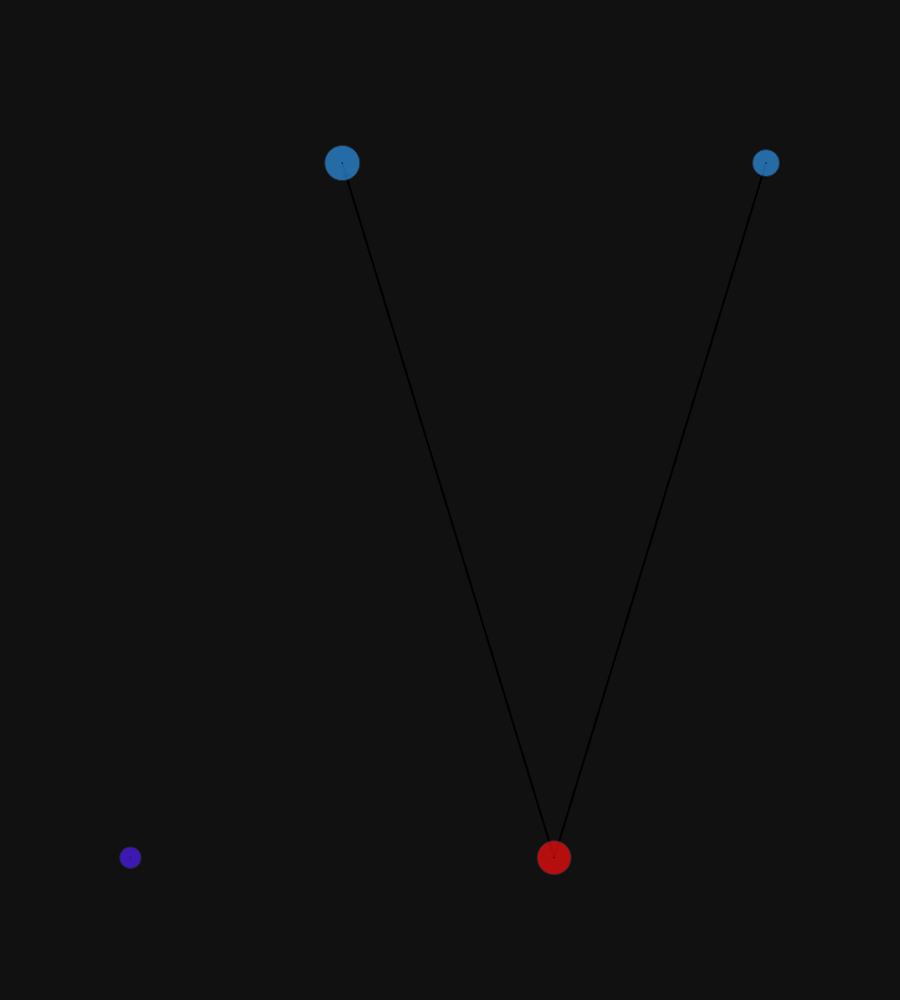
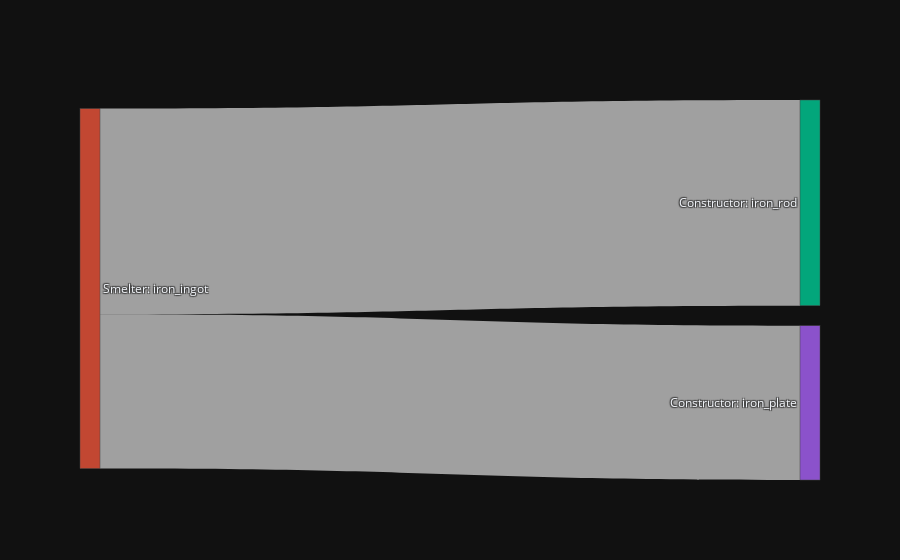

The cell these charts' notebook holds for them, in order:
### Code cell
available_machines = make_recipes(BASE_CONFIG, machine_mapping)
available_machines = [*available_machines.core]
Machine.autobind(available_machines)

target_product = MaterialSpec(iron_plate=1, iron_rod=2)
target_available = MaterialSpec(iron_ore=360)
solution = Process.from_inputs(target_available,
                               target_product,
                               available_machines)

plot_process(solution, Graph.layout_reingold_tilford)
plot_sankey(solution)
display(HTML(recipe_summary(solution)))

### Figure 1 — Plotly figure (JSON) as saved in the notebook; plotly's stock layout.template omitted (floating-point values rounded to 4 significant figures)
{"data": [{"hoverinfo": "none", "line": {"shape": "spline"}, "marker": {"angleref": "previous", "color": "black", "size": 10, "standoff": 10, "symbol": "arrow-wide"}, "mode": "lines+markers", "showlegend": false, "type": "scatter", "x": [0.5, 0, null, 0.5, 1, null], "y": [1, 2, null, 1, 2, null]}, {"hovertemplate": "%{text}<extra></extra>", "marker": {"color": ["#511CFB", "#FB0D0D", "#2E91E5", "#2E91E5"], "size": [21.46, 34.08, 35.23, 27.17], "symbol": "circle-dot"}, "mode": "markers", "showlegend": false, "text": ["\nAggregator<br>\nRecipe: input<br>\nScale: 1\n", "\nSmelter<br>\nRecipe: iron_ingot<br>\nScale: 12.0\n", "\nConstructor<br>\nRecipe: iron_rod<br>\nScale: 13.7143\n", "\nConstructor<br>\nRecipe: iron_plate<br>\nScale: 5.1429\n"], "type": "scatter", "x": [-0.5, 0.5, 0, 1], "y": [1, 1, 2, 2]}], "layout": {"autosize": true, "height": 1000, "xaxis": {"showgrid": false, "visible": false, "zeroline": false}, "yaxis": {"showgrid": false, "visible": false, "zeroline": false}}}

### Figure 2 — Plotly figure (JSON) as saved in the notebook; plotly's stock layout.template omitted (floating-point values rounded to 4 significant figures)
{"data": [{"link": {"label": ["iron_ingot", "iron_ingot"], "source": [1, 1], "target": [2, 3], "value": [205.7, 154.3]}, "node": {"label": ["Aggregator: input", "Smelter: iron_ingot", "Constructor: iron_rod", "Constructor: iron_plate"]}, "type": "sankey"}], "layout": {}}
